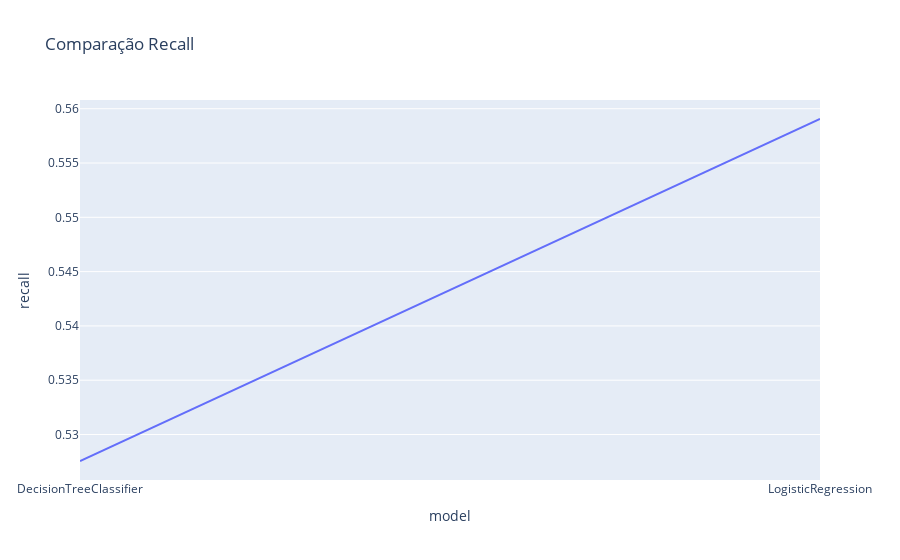

Write notebook code for a chart like this one.
### Code cell
df = d.sort_values(by="recall",ascending=True)
fig = px.line(df, x = "model",y="recall",title="Comparação Recall")
fig.show()

### Figure 1 — Plotly figure (JSON) as saved in the notebook; plotly's stock layout.template omitted (floating-point values rounded to 4 significant figures)
{"data": [{"hovertemplate": "model=%{x}<br>recall=%{y}<extra></extra>", "legendgroup": "", "line": {"color": "#636efa", "dash": "solid"}, "mode": "lines", "name": "", "orientation": "v", "showlegend": false, "type": "scatter", "x": ["DecisionTreeClassifier", "LogisticRegression"], "xaxis": "x", "y": [0.5276, 0.5591], "yaxis": "y"}], "layout": {"legend": {"tracegroupgap": 0}, "title": {"text": "Comparação Recall"}, "xaxis": {"anchor": "y", "domain": [0, 1], "title": {"text": "model"}}, "yaxis": {"anchor": "x", "domain": [0, 1], "title": {"text": "recall"}}}}
